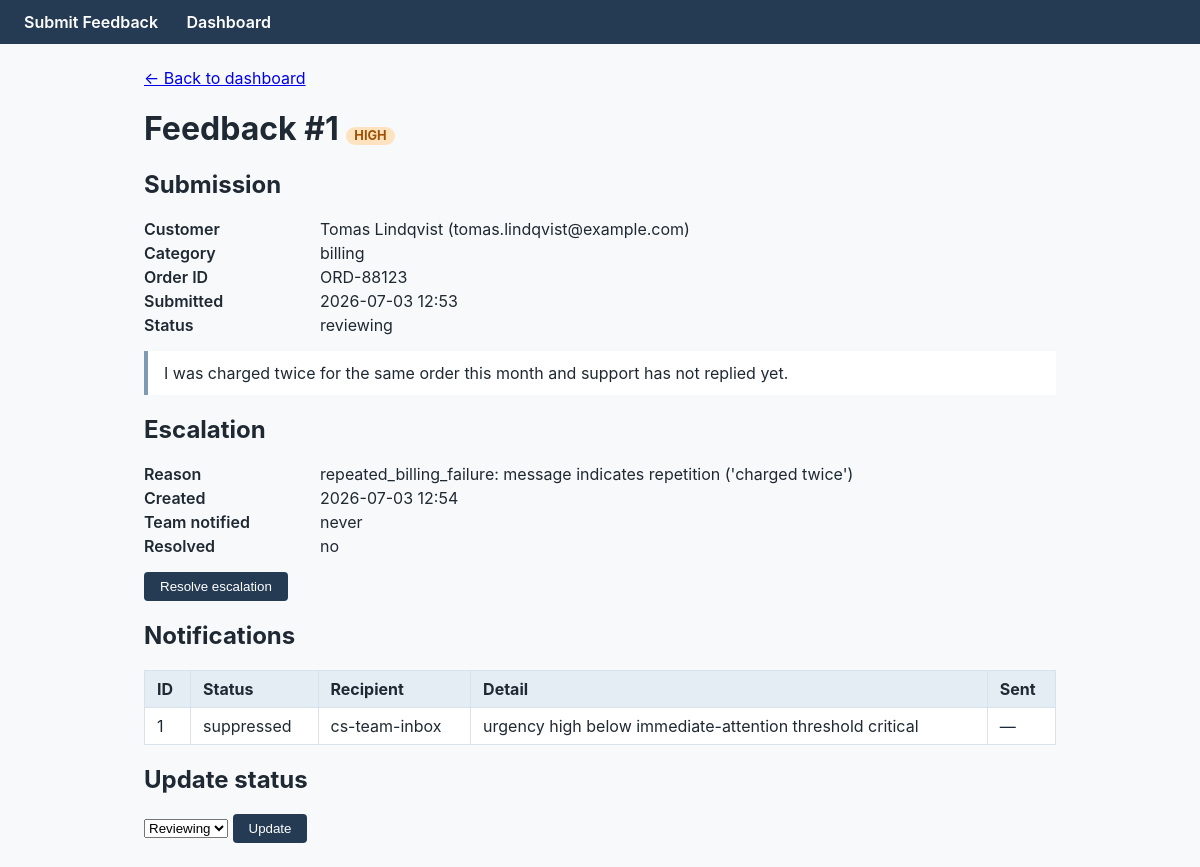
The page /dashboard/feedback/1 on the database its author committed.
### app/models/feedback.py (models this page shows, shortened)
class Feedback(db.Model):
    __tablename__ = "feedback"
    id = db.Column(db.Integer, primary_key=True)
    customer_name = db.Column(db.String(120), nullable=False)
    customer_email = db.Column(db.String(254), nullable=False, index=True)
    message = db.Column(db.Text, nullable=False)
    category = _enum_column(FeedbackCategory, nullable=False, index=True)
    order_id = db.Column(db.String(40), nullable=True)
    created_at = db.Column(db.DateTime, nullable=False, default=datetime.utcnow, index=True)
    urgency = _enum_column(
        UrgencyLevel, nullable=False, default=UrgencyLevel.NORMAL, index=True
    )
    status = _enum_column(
        FeedbackStatus, nullable=False, default=FeedbackStatus.NEW, index=True
    )
    escalation = db.relationship(
        "Escalation", back_populates="feedback", uselist=False,
        cascade="all, delete-orphan",
    )

### app/models/escalation.py (models this page shows, shortened)
class Escalation(db.Model):
    __tablename__ = "escalations"
    id = db.Column(db.Integer, primary_key=True)
    feedback_id = db.Column(
        db.Integer, db.ForeignKey("feedback.id"), nullable=False, unique=True
    )
    reason = db.Column(db.String(255), nullable=False)
    created_at = db.Column(db.DateTime, nullable=False, default=datetime.utcnow)
    is_resolved = db.Column(db.Boolean, nullable=False, default=False)
    resolved_at = db.Column(db.DateTime, nullable=True)
    notified_at = db.Column(db.DateTime, nullable=True)
    feedback = db.relationship("Feedback", back_populates="escalation")
    notifications = db.relationship(
        "Notification", back_populates="escalation",
        cascade="all, delete-orphan",
    )

### app/models/notification.py (models this page shows, shortened)
class Notification(db.Model):
    __tablename__ = "notifications"
    id = db.Column(db.Integer, primary_key=True)
    escalation_id = db.Column(
        db.Integer, db.ForeignKey("escalations.id"), nullable=False
    )
    channel = db.Column(db.String(20), nullable=False, default="outbox")
    recipient = db.Column(db.String(120), nullable=True)
    subject = db.Column(db.String(200), nullable=True)
    body = db.Column(db.Text, nullable=True)
    status = db.Column(
        sa.Enum(NotificationStatus, values_callable=lambda e: [m.value for m in e]),
        nullable=False,
    )
    detail = db.Column(db.String(255), nullable=True)
    created_at = db.Column(db.DateTime, nullable=False, default=datetime.utcnow)
    sent_at = db.Column(db.DateTime, nullable=True)
    escalation = db.relationship("Escalation", back_populates="notifications")

### app/routes/dashboard.py (the view)
@dashboard_bp.get("/feedback/<int:feedback_id>")
def feedback_detail(feedback_id: int):
    repository = FeedbackRepository(db.session)
    feedback = repository.get(feedback_id)
    if feedback is None:
        abort(404)
    notifications = []
    if feedback.escalation is not None:
        notifications = NotificationRepository(db.session).for_escalation(
            feedback.escalation.id
        )
    return render_template(
        "dashboard/feedback_detail.html",
        feedback=feedback,
        notifications=notifications,
        statuses=list(FeedbackStatus),
    )

### app/repositories/feedback_repository.py (called while the page is built)
    def get(self, feedback_id: int) -> Feedback | None:
        return self.session.get(Feedback, feedback_id)

### app/repositories/notification_repository.py (called while the page is built)
    def for_escalation(self, escalation_id: int) -> list[Notification]:
        return (
            self.session.query(Notification)
            .filter(Notification.escalation_id == escalation_id)
            .order_by(Notification.created_at)
            .all()
        )

### app/templates/dashboard/feedback_detail.html (shortened to what this page needs)
{% extends "base.html" %}
{% block content %}
<p><a href="{{ url_for('dashboard.feedback_list') }}">&larr; Back to dashboard</a></p>
<h1>Feedback #{{ feedback.id }}
  <span class="badge urgency-{{ feedback.urgency.value }}">{{ feedback.urgency.value }}</span>
</h1>
<section>
  <h2>Submission</h2>
  <dl>
    <dt>Customer</dt><dd>{{ feedback.customer_name }} ({{ feedback.customer_email }})</dd>
    <dt>Category</dt><dd>{{ feedback.category.value.replace('_', ' ') }}</dd>
    <dt>Order ID</dt><dd>{{ feedback.order_id or '—' }}</dd>
    <dt>Submitted</dt><dd>{{ feedback.created_at.strftime('%Y-%m-%d %H:%M') }}</dd>
    <dt>Status</dt><dd>{{ feedback.status.value }}</dd>
  </dl>
  <blockquote>{{ feedback.message }}</blockquote>
</section>
<section>
  <h2>Escalation</h2>
  {% if feedback.escalation %}
    <dl>
      <dt>Reason</dt><dd>{{ feedback.escalation.reason }}</dd>
      <dt>Created</dt><dd>{{ feedback.escalation.created_at.strftime('%Y-%m-%d %H:%M') }}</dd>
      <dt>Team notified</dt>
      <dd>{{ feedback.escalation.notified_at.strftime('%Y-%m-%d %H:%M') if feedback.escalation.notified_at else 'never' }}</dd>
      <dt>Resolved</dt>
      <dd>{{ 'yes' if feedback.escalation.is_resolved else 'no' }}</dd>
    </dl>
    {% if not feedback.escalation.is_resolved %}
    <form method="post"
          action="{{ url_for('dashboard.resolve_escalation', escalation_id=feedback.escalation.id) }}">
      <button type="submit">Resolve escalation</button>
    </form>
    {% endif %}
  {% else %}
    <p>This feedback was not escalated.</p>
  {% endif %}
</section>
<section>
  <h2>Notifications</h2>
  {% if notifications %}
  <table>
    <thead>
      <tr><th>ID</th><th>Status</th><th>Recipient</th><th>Detail</th><th>Sent</th></tr>
    </thead>
    <tbody>
      {% for notification in notifications %}
      <tr>
        <td>{{ notification.id }}</td>
        <td>{{ notification.status.value }}</td>
        <td>{{ notification.recipient or '—' }}</td>
        <td>{{ notification.detail or '—' }}</td>
        <td>{{ notification.sent_at.strftime('%Y-%m-%d %H:%M') if notification.sent_at else '—' }}</td>
      </tr>
      {% endfor %}
    </tbody>
  </table>
  {% else %}
    <p>No notifications recorded for this feedback.</p>
  {% endif %}
</section>
<section>
  <h2>Update status</h2>
  <form method="post" action="{{ url_for('dashboard.update_status', feedback_id=feedback.id) }}">
    <select name="status">
      {% for status in statuses %}
        <option value="{{ status.value }}"
                {% if feedback.status == status %}selected{% endif %}>
          {{ status.value.title() }}
        </option>
      {% endfor %}
    </select>
    <button type="submit">Update</button>
  </form>
</section>
{% endblock %}

### app/static/css/style.css (style rules this page uses)
* { box-sizing: border-box; }
body { font-family: -apple-system, "Segoe UI", Helvetica, Arial, sans-serif; margin: 0; color: #1f2933; background: #f8f9fa; }
table { border-collapse: collapse; width: 100%; background: #fff; }
th, td { border: 1px solid #d9e2ec; padding: 0.5rem 0.75rem; text-align: left; }
th { background: #e4ecf4; }
.badge { display: inline-block; padding: 0.1rem 0.5rem; border-radius: 999px; font-size: 0.8rem; font-weight: 700; text-transform: uppercase; }
.urgency-high { background: #ffe3c1; color: #9f5000; }
blockquote { background: #fff; border-left: 4px solid #829ab1; margin: 0.5rem 0; padding: 0.75rem 1rem; }
dl { display: grid; grid-template-columns: 10rem 1fr; gap: 0.25rem 1rem; }
dt { font-weight: 600; }
dd { margin: 0; }
button { background: #243b53; color: #fff; border: none; border-radius: 4px; padding: 0.45rem 1rem; cursor: pointer; }

### rows shown on the page
Feedback: id "1", urgency.value "HIGH", customer_name "Tomas Lindqvist", customer_email "tomas.lindqvist@example.com", category.value.replace "billing", order "ORD-88123", created_at "2026-07-03 12:53", status.value "reviewing", message "I was charged twice for the same order this month and support has not replied yet.", status "Reviewing"
Escalation: escalation.reason "repeated_billing_failure: message indicates repetition ('charged twice')", escalation.created_at "2026-07-03 12:54", escalation.notified_at "never", is_resolved "no"
Notification: id "1", status.value "suppressed", recipient "cs-team-inbox", detail "urgency high below immediate-attention threshold critical", sent_at "—"
